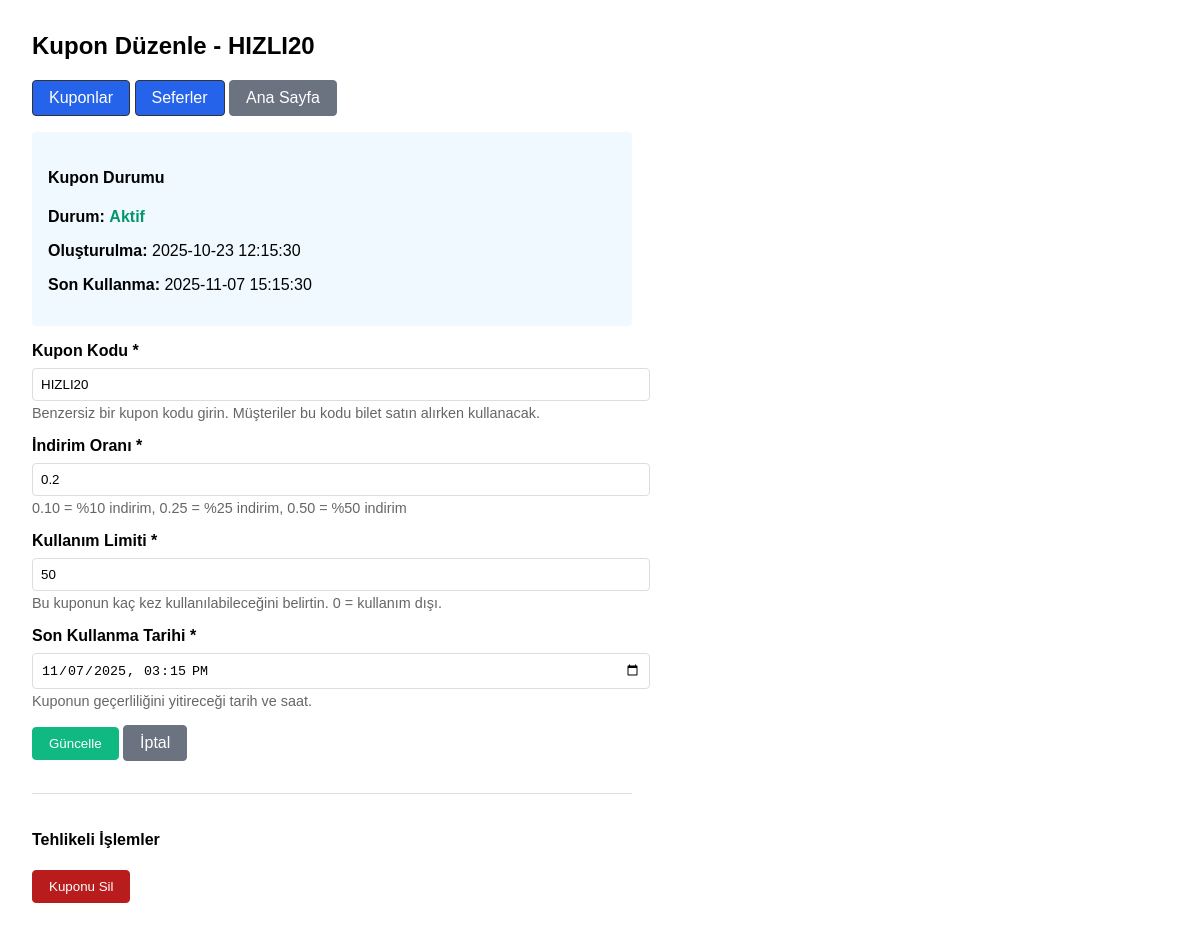
Screenshot of /company/coupon_edit.php?id=6a12bb1d-0744-4ad8-8dd1-cafa7a11dee9 (signed in) with the database file from the repository.
### tables this page shows
CREATE TABLE coupons (
    id TEXT PRIMARY KEY,
    code TEXT NOT NULL UNIQUE,
    discount_rate REAL NOT NULL,
    usage_limit INTEGER NOT NULL,
    expiry_date DATETIME NOT NULL,
    company_id TEXT NULL,
    created_at TIMESTAMP DEFAULT CURRENT_TIMESTAMP,
    FOREIGN KEY (company_id) REFERENCES companies(id) ON DELETE CASCADE
);

### public/company/coupon_edit.php (the view, shortened to what this page needs)
<?php
$pdo = Database::getConnection();
$stmt = $pdo->prepare('SELECT company_id FROM users WHERE id = :id LIMIT 1');
$stmt->execute([':id' => $_SESSION['user_id']]);
$companyId = $stmt->fetchColumn();
$couponId = $_GET['id'] ?? '';
$coupon = null;
if ($couponId) {
    $couponStmt = $pdo->prepare('SELECT * FROM coupons WHERE id = :id AND company_id = :cid LIMIT 1');
    $couponStmt->execute([':id' => $couponId, ':cid' => $companyId]);
    $coupon = $couponStmt->fetch();
}
$expiryFormatted = '';
if ($coupon['expiry_date']) {
    try {
        $dt = new DateTime($coupon['expiry_date']);
        $expiryFormatted = $dt->format('Y-m-d\\TH:i');
    } catch (Throwable $e) {
        $expiryFormatted = str_replace(' ', 'T', $coupon['expiry_date']);
    }
}
$discountFormatted = rtrim(rtrim(sprintf('%.4f', (float)$coupon['discount_rate']), '0'), '.');
?>
<!DOCTYPE html>
<html lang="tr">
<head>
</head>
<body>
    <div class="container">
        <h2>Kupon Düzenle - <?=htmlspecialchars($coupon['code'])?></h2>
        <p>
            <a class="btn" href="/company/coupons.php">Kuponlar</a>
            <a class="btn" href="/company/trips.php">Seferler</a>
            <a class="btn btn-secondary" href="/index.php">Ana Sayfa</a>
        </p>
        <div class="status-info">
            <h4>Kupon Durumu</h4>
            <?php
                $now = new DateTime();
                $expiry = new DateTime($coupon['expiry_date']);
                $isExpired = $expiry <= $now;
                $isExhausted = (int)$coupon['usage_limit'] <= 0;
                $status = $isExpired ? 'expired' : ($isExhausted ? 'exhausted' : 'active');
                $statusText = $isExpired ? 'Süresi Dolmuş' : ($isExhausted ? 'Limit Tükenmiş' : 'Aktif');
            ?>
            <p><strong>Durum:</strong> <span class="status-<?=$status?>"><?=$statusText?></span></p>
            <p><strong>Oluşturulma:</strong> <?=htmlspecialchars($coupon['created_at'])?></p>
            <p><strong>Son Kullanma:</strong> <?=htmlspecialchars($coupon['expiry_date'])?></p>
        </div>
        <form method="post">
            <div class="form-group">
                <label for="code">Kupon Kodu *</label>
                <input type="text" id="code" name="code" placeholder="Örn: YAZ2024, INDIRIM10" value="<?=htmlspecialchars($coupon['code'])?>" required />
                <div class="help-text">Benzersiz bir kupon kodu girin. Müşteriler bu kodu bilet satın alırken kullanacak.</div>
            </div>
            <div class="form-group">
                <label for="discount_rate">İndirim Oranı *</label>
                <input type="number" id="discount_rate" name="discount_rate" step="0.01" min="0.01" max="1" placeholder="0.10" value="<?=htmlspecialchars($discountFormatted)?>" required />
                <div class="help-text">0.10 = %10 indirim, 0.25 = %25 indirim, 0.50 = %50 indirim</div>
            </div>
            <div class="form-group">
                <label for="usage_limit">Kullanım Limiti *</label>
                <input type="number" id="usage_limit" name="usage_limit" min="0" placeholder="100" value="<?=htmlspecialchars($coupon['usage_limit'])?>" required />
                <div class="help-text">Bu kuponun kaç kez kullanılabileceğini belirtin. 0 = kullanım dışı.</div>
            </div>
            <div class="form-group">
                <label for="expiry_date">Son Kullanma Tarihi *</label>
                <input type="datetime-local" id="expiry_date" name="expiry_date" value="<?=htmlspecialchars($expiryFormatted)?>" required />
                <div class="help-text">Kuponun geçerliliğini yitireceği tarih ve saat.</div>
            </div>
            <div class="form-group">
                <button class="btn btn-success" type="submit">Güncelle</button>
                <a class="btn btn-secondary" href="/company/coupons.php">İptal</a>
            </div>
        </form>
        <div style="margin-top: 2rem; padding-top: 1rem; border-top: 1px solid #ddd;">
            <h4>Tehlikeli İşlemler</h4>
            <form method="post" action="/company/coupons.php" onsubmit="return confirm('Bu kuponu silmek istediğinizden emin misiniz? Bu işlem geri alınamaz!')">
                <button class="btn btn-danger" type="submit">Kuponu Sil</button>
            </form>
        </div>
    </div>
</body>
</html>

### public/company/coupon_edit.php (style rules this page uses)
body { font-family: Arial, sans-serif; margin: 2rem; }
.container { max-width: 600px; }
.form-group { margin-bottom: 1rem; }
.form-group label { display: block; margin-bottom: 0.5rem; font-weight: bold; }
.form-group input, .form-group select { width: 100%; padding: 0.5rem; border: 1px solid #ddd; border-radius: 4px; }
.btn { padding: .5rem 1rem; border: 1px solid #333; background: #2563eb; color: #fff; border-radius: 4px; text-decoration: none; display: inline-block; cursor: pointer; }
.btn-success { background: #10b981; border-color: #10b981; }
.btn-danger { background: #b91c1c; border-color: #b91c1c; }
.btn-secondary { background: #6b7280; border-color: #6b7280; }
.help-text { color: #666; font-size: 0.9rem; margin-top: 0.25rem; }
.status-info { background: #f0f9ff; padding: 1rem; border-radius: 4px; margin-bottom: 1rem; }
.status-active { color: #059669; font-weight: bold; }

### rows the page displays
coupons: code "HIZLI20", created_at "2025-10-23 12:15:30", expiry_date "2025-11-07 15:15:30", discount_rate "0.2", usage_limit "50", expiry_date "11/07/2025 15:15"
